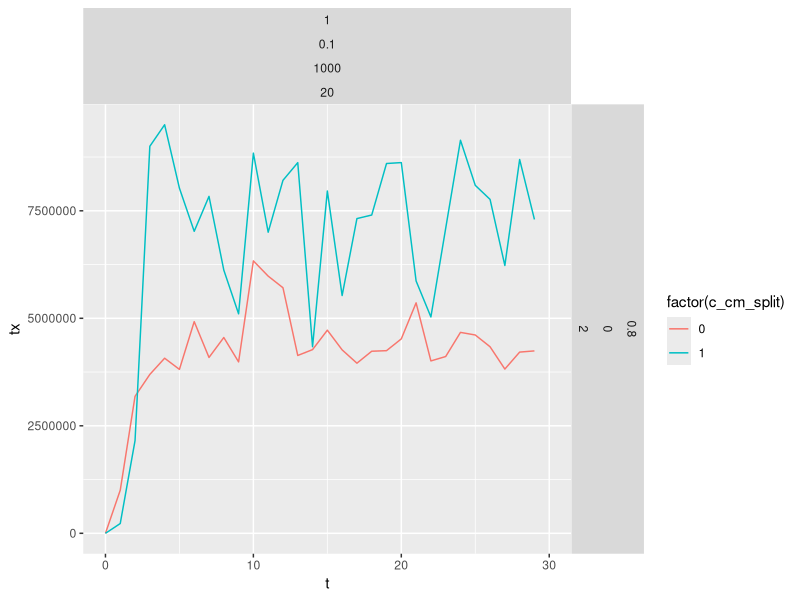
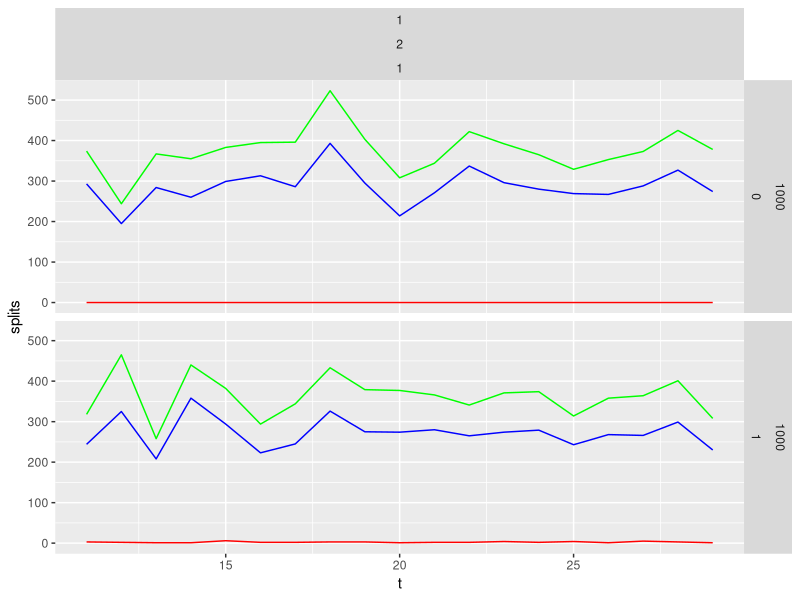

Recreate these plots in R, in order.
library(ggplot2)
library(sqldf)
library(Cairo)
library(stringr)
library(scales)
# Rome

dev.set(0)
df=read.csv('./results.csv')
d=sqldf("select * from df")
tx <- ggplot(d, aes(t, tx, color=factor(c_cm_split), group=factor(c_cm_split))) + geom_line()
tx <- tx + facet_grid (row=vars(c_zipf_factor, latest_read_ratio, c_dram_gib), cols=vars(latest_window_gib,latest_window_offset_gib,latest_window_ms,  c_target_gib)) + xlim(0,30)
print(tx)
sqldf("select c_su_merge,c_cm_split,sum(cm_split_succ_counter), max(consumed_pages) from d group by c_cm_split,c_su_merge")

aux =sqldf("select t, max(GHz) GHz, min(instr) instr,
 max(space_usage_gib) space_usage_gib,
 sum(dt_restarts_update_same_size) restarts,
 sum(cm_split_succ_counter) splits,
 sum(su_merge_full_counter) merge_succ,
 sum(su_merge_partial_counter) merge_fail,
c_cm_split,c_su_merge,
latest_window_ms,  c_backoff_strategy, c_dram_gib, c_zipf_factor, c_worker_threads,c_cm_update_tracker_pct from d where t > 10 group by t, c_dram_gib, c_zipf_factor, latest_window_ms,c_worker_threads, c_backoff_strategy,c_cm_update_tracker_pct, c_cm_split, c_su_merge")
head(d)
plot <- ggplot(aux, aes(t)) + geom_line(aes(y=splits), color="red") + geom_line(aes(y=merge_succ), colour="blue")  + geom_line(aes(y=merge_fail), colour="green")
#plot <- ggplot(aux, aes(t)) + geom_line(aes(y=space_usage_gib), color="red")
plot <- plot + facet_grid (row=vars(latest_window_ms, c_cm_split), cols=vars(c_cm_update_tracker_pct,c_dram_gib, c_su_merge))
print(plot)

                                        #+ geom_line(aes(y=merge_fail), color="green", linetype="dotted")
# + geom_line(aes(y=space_usage_gib), color="purple", linetype="longdash")
sqldf("select max(tx)/1e6, c_cm_split from d group by c_cm_split")
sqldf("select max(tx),c_zipf_factor,sum(dt_researchy_0), sum(dt_restarts_update_same_size),c_dram_gib from d group by c_dram_gib")
